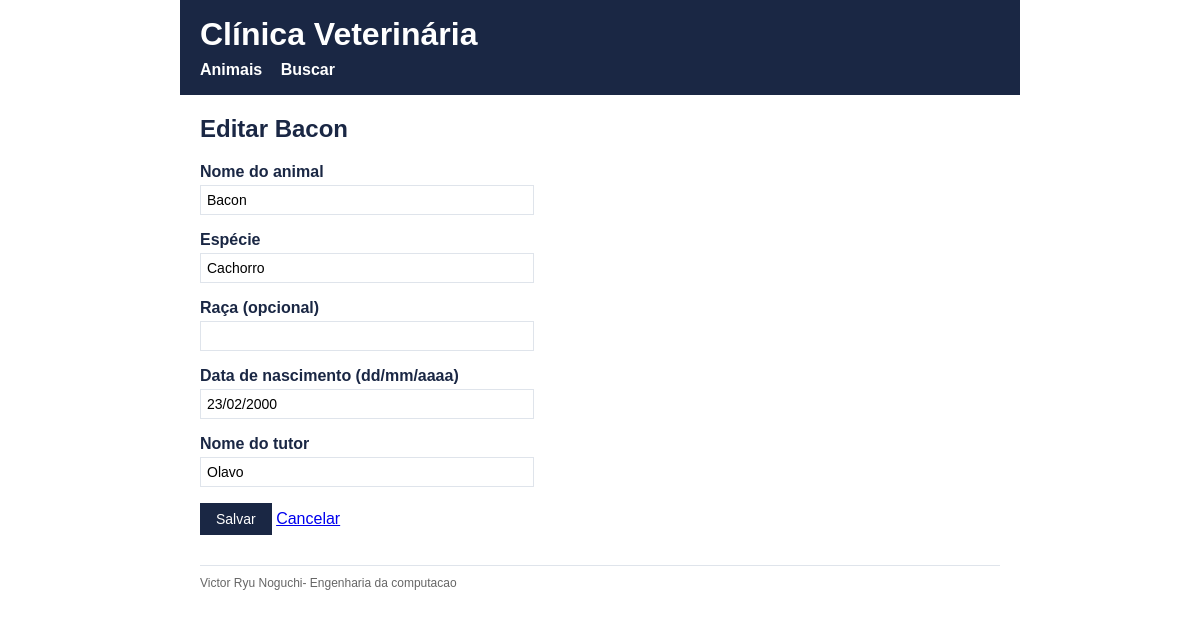
/animal/7/editar, run on the app's committed database.
### tables this page shows
CREATE TABLE animais (
            id              INTEGER PRIMARY KEY AUTOINCREMENT,
            nome            TEXT    NOT NULL,
            especie         TEXT    NOT NULL,
            raca            TEXT,
            data_nascimento TEXT    NOT NULL,
            tutor_nome      TEXT    NOT NULL,
            UNIQUE (nome, tutor_nome)
        );

### veterinaria/app.py (the view, shortened to what this page needs)
@app.route("/animal/<int:id_animal>/editar", methods=["GET", "POST"])
def editar(id_animal):
    conn = conectar_banco()
    animal = buscar_animal(conn, id_animal)
    if animal is None:
        conn.close()
        return render_template("erro.html",
                               mensagem=f"Nao existe animal com id {id_animal}."), 404
    if request.method == "GET":
        conn.close()
        return render_template("form_animal.html", titulo=f"Editar {animal['nome']}",
                               dados=dict(animal), erros={},
                               acao=url_for("editar", id_animal=id_animal))

### veterinaria/banco.py (called while the page is built)
def buscar_animal(conn, id_animal):
    return conn.execute('SELECT * FROM animais WHERE id = ?',
                        (id_animal,)).fetchone()

### veterinaria/templates/form_animal.html (shortened to what this page needs)
{% extends "base.html" %}
{% block conteudo %}
  <h2>{{ titulo }}</h2>
  <form method="post" action="{{ acao }}">
    <p>
      <label for="nome">Nome do animal</label>
      <input type="text" id="nome" name="nome" value="{{ dados.get('nome', '') }}">
    </p>
    <p>
      <label for="especie">Espécie</label>
      <input type="text" id="especie" name="especie" value="{{ dados.get('especie', '') }}" placeholder="Ex: cachorro, gato, ave...">
    </p>
    <p>
      <label for="raca">Raça (opcional)</label>
      <input type="text" id="raca" name="raca" value="{{ dados.get('raca', '') }}">
    </p>
    <p>
      <label for="data_nascimento">Data de nascimento (dd/mm/aaaa)</label>
      <input type="text" id="data_nascimento" name="data_nascimento" value="{{ dados.get('data_nascimento', '') }}" placeholder="09/09/2022">
    </p>
    <p>
      <label for="tutor_nome">Nome do tutor</label>
      <input type="text" id="tutor_nome" name="tutor_nome" value="{{ dados.get('tutor_nome', '') }}">
    </p>
    <p>
      <button type="submit">Salvar</button>
      <a href="{{ url_for('listar') }}">Cancelar</a>
    </p>
  </form>
{% endblock %}

### veterinaria/static/estilo.css (style rules this page uses)
body { font-family: Arial, Helvetica, sans-serif; max-width: 800px; margin: 0 auto; padding: 20px; color: #2d2d2d; }
h2, h3 { color: #1a2744; }
label { display: block; font-weight: bold; color: #1a2744; margin-bottom: 4px; }
input[type="text"] { width: 320px; padding: 6px; border: 1px solid #dfe4eb; font-size: 14px; }
button { background-color: #1a2744; color: #ffffff; border: none; padding: 8px 16px; font-size: 14px; cursor: pointer; }

### data on the page
animais: nome "Bacon", especie "Cachorro", data_nascimento "23/02/2000", tutor_nome "Olavo"

### other printed values
{{ titulo }} "Editar Bacon"
